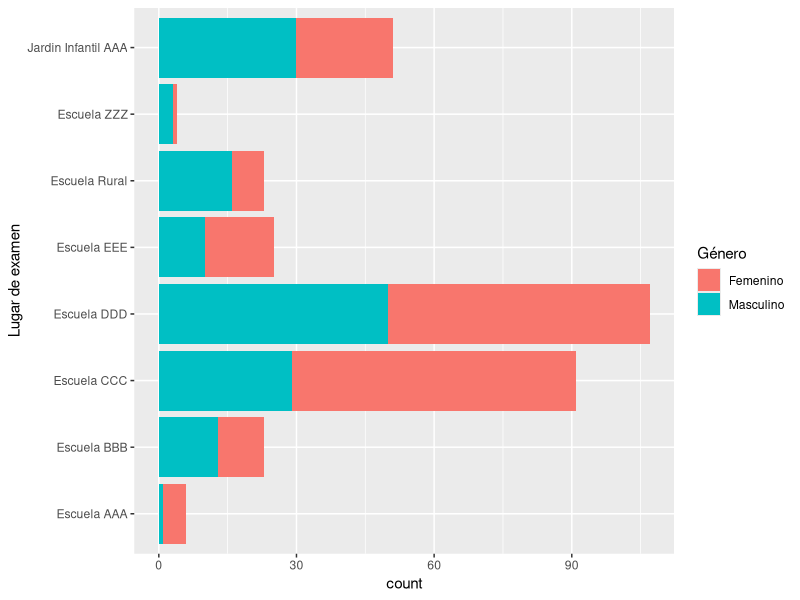

Reproduce this figure in R. (Note: this script raises an error after producing the figure.)
## ---- chunk 1
Packages <- c("tidyverse", "forcats", "stringr", "broom")
lapply(Packages, library, character.only = TRUE)
rm(Packages)
## ---- chunk 2
df <- read_csv("misc/copd.csv")
## ---- chunk 3
df$nn <- rep(1,nrow(df)) # agregar una columna con 1 para verificar



## ---- chunk 4
dim(df)
## ---- chunk 5
table(df$`Lugar de examen`, df$Género)
## ---- chunk 6
addmargins(table(df$`Lugar de examen`, df$Género))
## ---- chunk 7
df %>% 
        ggplot(aes(x = `Lugar de examen`, fill = Género)) + 
        geom_bar() +
        coord_flip()
## ---- chunk 8
citation()
citation(package = "tidyverse")
citation(package = "stringr")
citation(package = "broom")
citation(package = "editData")
